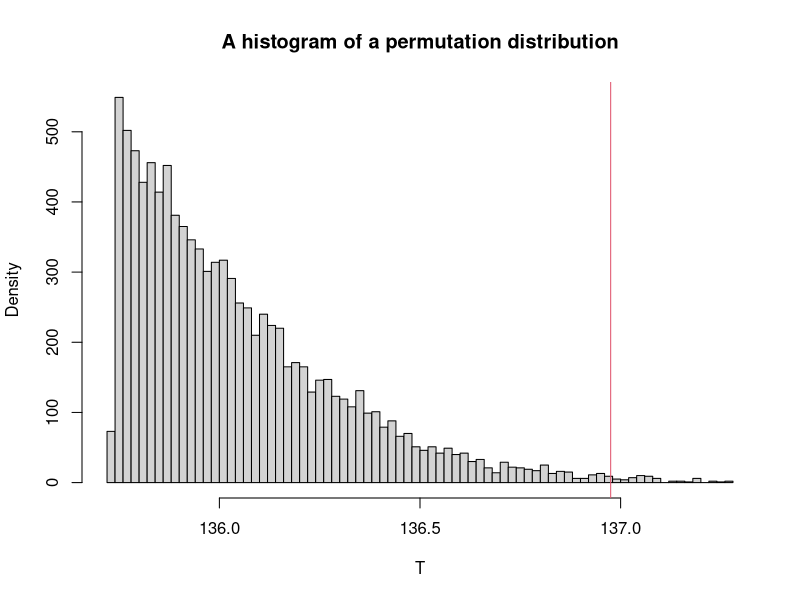
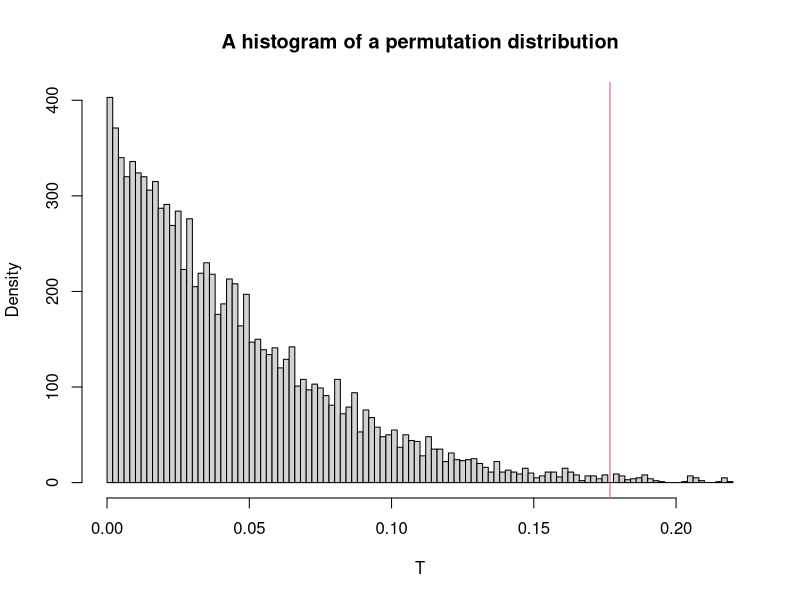

Source code (R) for these figures, in order:
library (lattice)
library(Matrix)

#The data of pacients
#This are the data from seven patients each underwent three different methods of kidney
#dialysis. The following values were obtained for weight change in kilograms between 
#dialysis sessions
Patients <- 1:7
Treatment_A <- c(2.90,2.56,2.88,2.73,2.50,3.18,2.83)
Treatment_B <- c(2.97,2.45,2.76,2.20,2.16,2.89,2.87)
Treatment_C <- c(2.67,2.62,1.84,2.33,1.27,2.39,2.39)

#Construction of the data frame for the data of patients
Patient <- data.frame(Patients,Treatment_A,Treatment_B,Treatment_C)


#The function S calculates T statsitsics for a given data frame

T <- function(X){
  T <-(7*(mean(X$Treatment_A)^2) + 7*(mean(X$Treatment_B)^2) + 7*(mean(X$Treatment_C))^2)
  return(T)
}

#The function T calculates a T statistics for given data frame X
T_1 <- function (X){
  M <- (mean(X$Treatment_A) + mean(X$Treatment_B) + mean(X$Treatment_C))/3
  T_1<- (mean(X$Treatment_A) - M)^2 + (mean(X$Treatment_B) - M)^2 + (mean(X$Treatment_C)- M)^2
  return(T_1)
}

#We calculate T and S for our data frame Patient
t<-T(Patient)
t
s <- T(Patient)
s

#
m <- factorial(3)^7
n <- factorial (21)
m/n

#because the value of m/n is too high we use Monte-Carlo simulation

##Monte Carlo symulation for caluculating p-value
#The input for the function:
#X - in data matrix, B - the number of iterations of Monte Carlo method,
#fun - the T statistics (in our case this are T() and, S())
Monte_Carlo <- function(X, B, fun){
  
  t_value <- fun(X)
  permutation_distr <- vector()
  
  for (i in 1:B){
    #we make a new matrix by taking a permutation of each line
    for (row in 1:7){
      X[row,2:4]<- sample(as.matrix(X)[row,2:4])
    }
    permutation_distr <- c(permutation_distr, fun(X))
  
  }

  #Calculation of p-value
  ident <-0
  t_bar <-mean(permutation_distr)
  for (i in 1:B){
    if (abs(permutation_distr[i]- t_bar) >= abs(t_value-t_bar)){
      ident <- ident +1      
    }
  }
  
  p <- (1+ident)/(1+B)
  print(ident)
  print(p)
  #we draw a histogram of permutation distribution
  hist(permutation_distr, nclass =100, ylab = 'Density', xlab = 'T', main ='A histogram of a permutation distribution' )
  abline(v = t_value, col = 2)  
}

#Monte Carlo for test stetistics T
Monte_Carlo(Patient,9999,T)

#Monte Carlo for test stetistics T
Monte_Carlo(Patient,9999,T_1)


